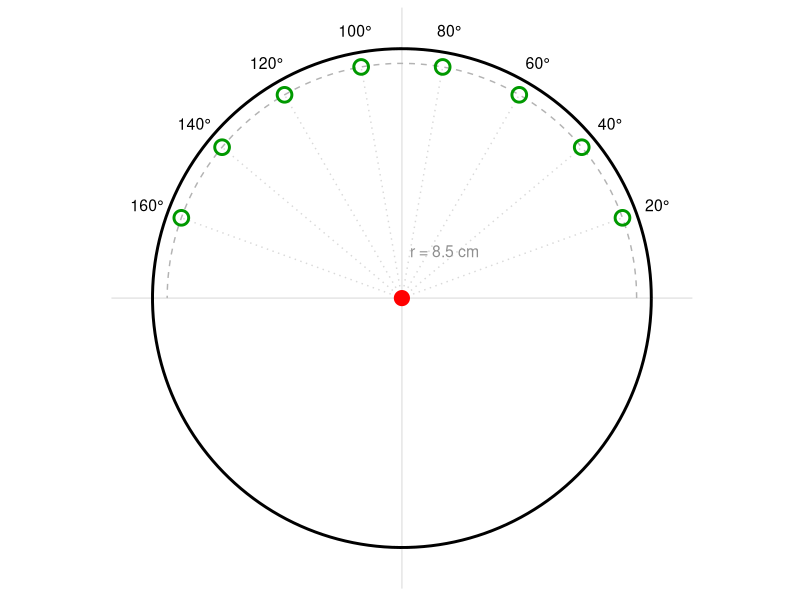
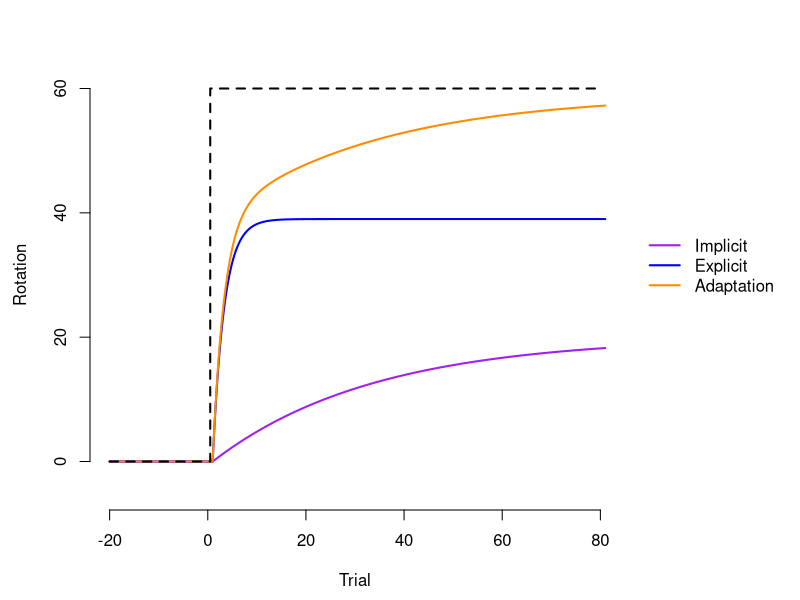

R code for these plots, in order:

library(tidyverse)


ntargets <- 8
gap <- 20
target_distance <- 8      # cm
target_radius <- 0.25     # 0.5 cm diameter

start_angle <- (180 - ((ntargets - 1) * gap)) / 2

# Target locations
targets_df <- tibble(x_idx = 0:(ntargets - 1)) %>%
  mutate(
    angle_deg = (x_idx * gap) + start_angle,
    angle_rad = angle_deg * pi / 180,
    target_x = target_distance * cos(angle_rad),
    target_y = target_distance * sin(angle_rad)
  )

# Stencil circle
stencil_circle <- tibble(theta = seq(0, 2*pi, length.out = 200)) %>%
  mutate(
    x = target_distance * cos(theta),
    y = target_distance * sin(theta)
  )
outer_stencil <- tibble(theta = seq(0, 2*pi, length.out = 200)) %>%
  mutate(
    x = 8.5 * cos(theta),
    y = 8.5 * sin(theta)
  )


start_circle <- tibble(theta = seq(0, 2*pi, length.out = 200)) %>%
  mutate(
    x = target_radius * cos(theta),
    y = target_radius * sin(theta)
  )

# Target circles (0.5 cm diameter)
target_circles <- targets_df %>%
  rowwise() %>%
  do({
    tibble(
      angle_deg = .$angle_deg,
      x = .$target_x + target_radius * cos(seq(0, 2*pi, length.out = 100)),
      y = .$target_y + target_radius * sin(seq(0, 2*pi, length.out = 100))
    )
  })
label_radius <- 9.25

labels_df <- targets_df %>%
  mutate(
    label_x = label_radius * cos(angle_rad),
    label_y = label_radius * sin(angle_rad)
  )


stencil_circle <- tibble(theta = seq(0, pi, length.out = 100)) %>%
  mutate(
    x = target_distance * cos(theta),
    y = target_distance * sin(theta)
  )

# Keeps full 0 to 2*pi for a full circle
outer_stencil <- tibble(theta = seq(0, 2*pi, length.out = 200)) %>%
  mutate(
    x = 8.5 * cos(theta),
    y = 8.5 * sin(theta)
  )

start_circle <- tibble(theta = seq(0, 2*pi, length.out = 200)) %>%
  mutate(
    x = target_radius * cos(theta),
    y = target_radius * sin(theta)
  )

# Target circles (0.5 cm diameter)
target_circles <- targets_df %>%
  rowwise() %>%
  do({
    tibble(
      angle_deg = .$angle_deg,
      x = .$target_x + target_radius * cos(seq(0, 2*pi, length.out = 100)),
      y = .$target_y + target_radius * sin(seq(0, 2*pi, length.out = 100))
    )
  })

label_radius = 9.25

labels_df <- targets_df %>%
  mutate(
    label_x = label_radius * cos(angle_rad),
    label_y = label_radius * sin(angle_rad)
  )

ggplot() +
  geom_hline(yintercept = 0, color = "gray90") +
  geom_vline(xintercept = 0, color = "gray90") +

  geom_path(
    data = stencil_circle,
    aes(x, y),
    color = "gray70",
    linetype = "dashed"
  ) +
  
  geom_segment(
    data = targets_df,
    aes(x = 0, y = 0, xend = target_x, yend = target_y),
    color = "gray85",
    linetype = "dotted"
  ) +
  
  geom_polygon(
    data = start_circle,
    aes(x, y),
    fill = "red",
    color = "red"
  ) +
  
  geom_polygon(
    data = target_circles,
    aes(x, y, group = angle_deg),
    fill = NA,
    color = "#009900",
    linewidth = 1
  ) +
  

  geom_path(
    data = outer_stencil,
    aes(x, y),
    color = "black",
    linewidth = 1
  ) +
  
  geom_text(
    data = labels_df,
    aes(x = label_x,
        y = label_y,
        label = paste0(angle_deg, "°")),
    size = 4
  ) +
  
  annotate("text", x = 1.45, y = 1.6, label = "r = 8.5 cm", size = 4, col="#909090") +
  
  
  coord_fixed(
    xlim = c(-9, 9),
    ylim = c(-9, 9)
  ) +
  
  theme_minimal() +
  theme(
    panel.grid.major = element_blank(),
    panel.grid.minor = element_blank(),
    axis.text = element_blank(),
    axis.ticks = element_blank(),
    axis.title = element_blank()
  )




####
plotSchedule <- function() {
  
  
  schedule <- data.frame(
    phase = c(
      "Aligned", "No-cursor", "Aligned", "Error-clamp",
      "Aligned", "No-cursor", "Aligned", "No-cursor", 
      "Aligned", "Aligned", "Rotation", "No-cursor"
    ),
    trials = c(
      24, 16, 16, 8,
      8, 8, 8, 8, 8,
      8, 120, 24
    )
  )
  
  schedule <- schedule %>%
    mutate(
      condition = phase,
      row = 1
    ) %>%
    mutate(
      end = cumsum(trials),
      start = lag(end, default = 0),
      mid = (start + end) / 2,
      # Make text white on dark blue blocks, black on others for readability
      text_color = ifelse(phase == "No-cursor", "white", "black")
    )
  
  my_colors <- c(
    "Aligned" = "#c9dce6",
    "No-cursor" = "#243762",
    "Error-clamp" = "#d9dddc",
    "Rotation" = "#d8a1c4"
  )
  
  aligned_end <- 104
  aligned_mid <- aligned_end / 2
  rotation_mid <- 175.5
  
  ggplot(schedule) +
    # The Boxes (Y spans from 0.7 to 1.3)
    geom_rect(
      aes(
        xmin = start, xmax = end,
        ymin = 0.7, ymax = 1.3,
        fill = condition
      ),
      color = "black"
    ) +
    
    # Centered Trial Numbers
    geom_text(
      aes(
        x = mid, 
        y = 1.0,             # Dead center vertically between 0.7 and 1.3
        label = trials,
        color = text_color   # Dynamic color mapping for contrast
      ),
      vjust = 0.5,           # Hard vertical center anchor
      hjust = 0.5,           # Hard horizontal center anchor
      size = 3.5,
      show.legend = FALSE    # Hide text color from the legend
    ) +
    
    # Arrow reminder marker
    geom_vline(
      xintercept = aligned_end,
      linetype = "dashed",
      linewidth = 0.6
    ) +
    
    annotate(
      "text",
      x = 125,
      y = 1.55,
      label = "Aim Reminder",
      size = 3.2
    ) +
    
    
    # annotate(
    #   "text",
    #   x = aligned_mid,
    #   y = 0.45,
    #   label = "Aligned Phase",
    #   size = 4
    # ) +
    
    annotate(
      "text",
      x = 134,
      y = 1.37,
      label = "Rotation Onset",
      size = 3,
      col="#909090"
    ) +
    
    
    scale_fill_manual(values = my_colors) +
    scale_color_identity() +  
    
    coord_cartesian(ylim = c(0.35, 1.7)) +
    
    theme_minimal() +
    theme(
      panel.grid = element_blank(),
      axis.text = element_blank(),
      axis.title = element_blank(),
      axis.ticks = element_blank()
    )
}



timecourseCartoon <- function() {
  
  par(mar = c(4.5, 4.5, 2, 9))
  
  plot(NULL, NULL,
       xlim = c(-20, 80), ylim = c(-5, 65),
       xlab = 'Trial', ylab = 'Rotation',
       bty = 'n', axes = FALSE) 
  
  timepoints = seq(0, 80, 0.1)
  implicit = 20 - (20 * (1 - .03)^timepoints)
  explicit = 39 - (39 * (1 - .35)^timepoints)
  adaptation = implicit + explicit
  
  # 2. Draw the lines
  lines(x = c(-20, timepoints + 1),
        y = c(0, implicit), 
        col = 'purple', lwd = 2)
  lines(x = c(-20, timepoints + 1),
        y = c(0, explicit), 
        col = 'blue', lwd = 2)
  lines(x = c(-20, timepoints + 1),
        y = c(0, adaptation),
        col = 'darkorange', lwd = 2)
  
  # Target line
  lines(x = c(-20, 0.5,   0.5, 80),
        y = c(0, 0,     60  , 60),
        col = 'black', lty = 2, lwd = 2)
  
  # 3. Add the axes
  axis(side = 1, at = c(-20, 0, 20, 40, 60, 80))
  axis(side = 2, at = c(0, 20, 40, 60))
  
  # 4. Add the legend
  legend(x = 87, y = 38,       # Use exact coordinates slightly past the max x-axis (80)
         legend = c("Implicit", "Explicit", "Adaptation"), 
         col = c("purple", "blue", "darkorange"), 
         lwd = 2,      
         bty = "n",
         xpd = TRUE)
}

# Clear any broken plots first
dev.off() 

# Run it!
timecourseCartoon()
